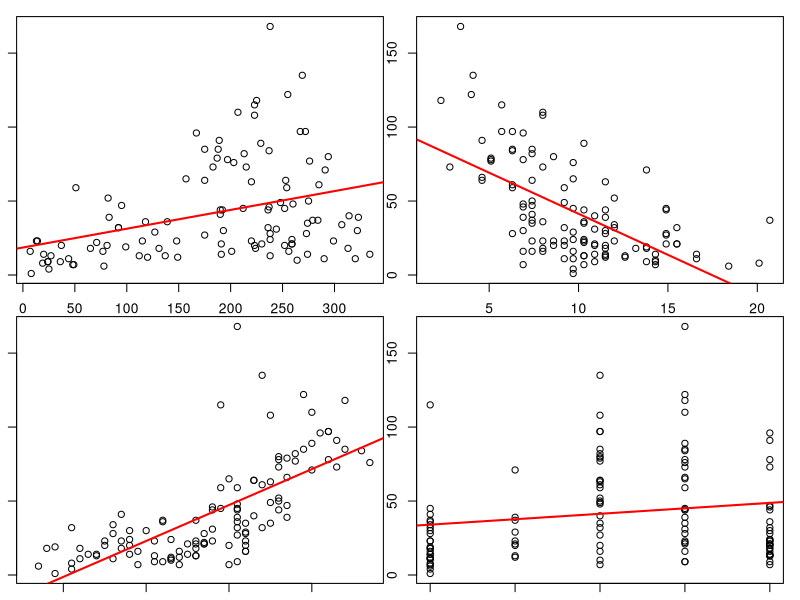

Here is the R script that generated this plot:
## ---- chunk 1
knitr::opts_chunk$set(echo = FALSE)
## ---- chunk 2
summary(airquality)
## ---- chunk 3
par(mfrow = c(2, 2), mar = c(1, 1, 1, 1))
with(airquality, plot(Solar.R, Ozone))
fit1 <- lm(Ozone ~ Solar.R, airquality)
abline(fit1, lwd = 2, col = "red")
with(airquality, plot(Wind, Ozone))
fit2 <- lm(Ozone ~ Wind, airquality)
abline(fit2, lwd = 2, col = "red")
with(airquality, plot(Temp, Ozone))
fit3 <- lm(Ozone ~ Temp, airquality)
abline(fit3, lwd = 2, col = "red")
with(airquality, plot(Month, Ozone))
fit4 <- lm(Ozone ~ Month, airquality)
abline(fit4, lwd = 2, col = "red")
